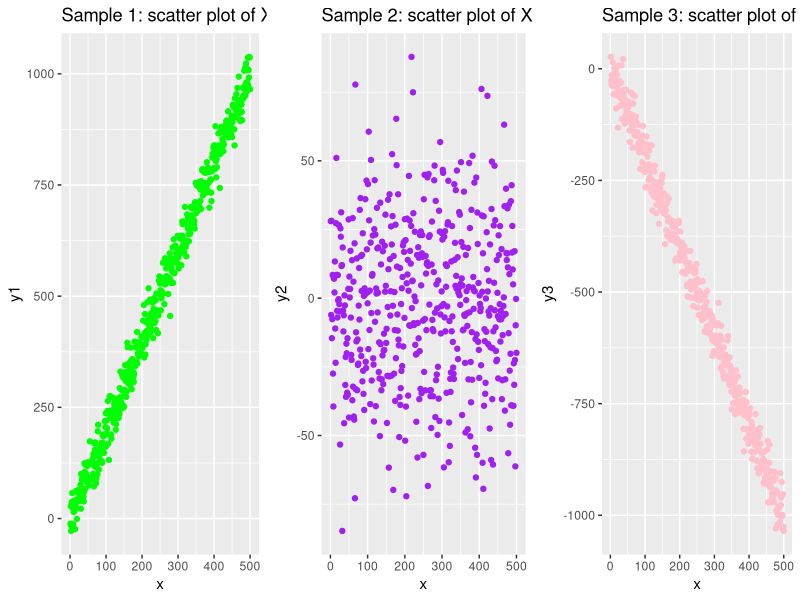
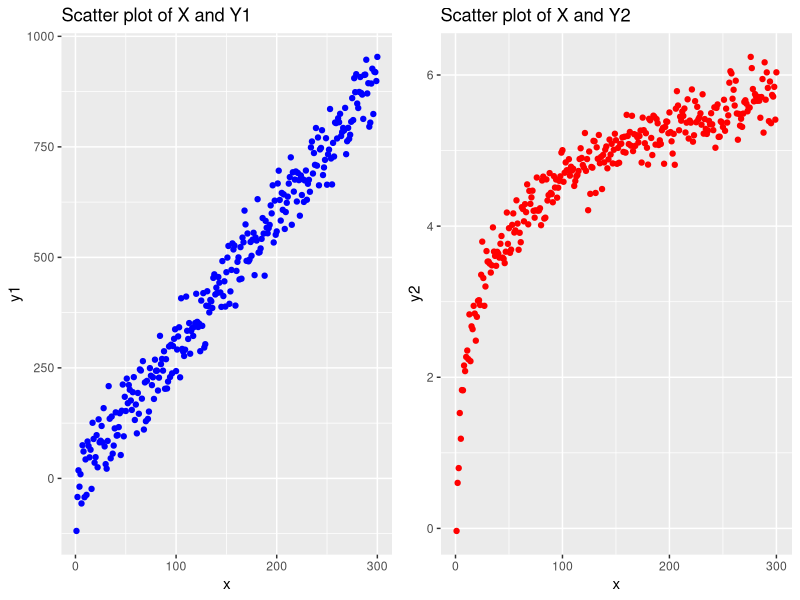

Recreate these plots in R, in order.
## ---- chunk 1
#create different variables and check their correlation
n = 500
x = seq(1, n)
y1 = 2*x + rnorm(n=n, sd=30)
y2 = rnorm(n=n, sd=30)
y3 = -2*x + rnorm(n=n, sd=30)
data = data.frame(x, y1, y2, y3)
## ---- chunk 2
#plot all relationship in order to make it more intuitive
library(ggplot2)
plot1 = ggplot(data, aes(x=x, y=y1)) + geom_point(col="green") + ggtitle("Sample 1: scatter plot of X and Y1")
plot2 = ggplot(data, aes(x=x, y=y2)) + geom_point(col="purple") + ggtitle("Sample 2: scatter plot of X and Y2")
plot3 = ggplot(data, aes(x=x, y=y3)) + geom_point(col="pink") + ggtitle("Sample 3: scatter plot of X and Y3")

library(ggpubr)
ggarrange(plot1, plot2, plot3, ncol=3) 
## ---- chunk 3
#sample1
cat("Correlation between variables from our first sample: r =", cor(data$x,data$y1))

#sample2
cat("Correlation between variables from our second sample: r =", cor(data$x,data$y2))

#sample3
cat("Correlation between variables from our third sample: r =", cor(data$x,data$y3))
## ---- chunk 4
#create different variables and check their correlation
n = 300
x = seq(1, n)
y1 = 3*x + rnorm(n=n, sd=45) 
y2 = log(x) + rnorm(n=n, sd=0.2)
data = data.frame(x, y1, y2)
## ---- chunk 5
#plot both relationship in order to make it more intuitive
library(ggplot2)
plot1 = ggplot(data, aes(x=x, y=y1)) + geom_point(col="blue") + ggtitle("Scatter plot of X and Y1")
plot2 = ggplot(data, aes(x=x, y=y2)) + geom_point(col="red") + ggtitle("Scatter plot of X and Y2")

library(ggpubr)
ggarrange(plot1, plot2) 
## ---- chunk 6

cat("Pearson correlation between variables from our first sample: r =", cor(x,y1), "\nSpearman correlation between variables from our first sample: r =", cor(x,y1, method = "spearman"))

cat("Pearson correlation between variables from our second sample: r =", cor(x,y2), "\nSpearman correlation between variables from our second sample: r =", cor(x,y2, method = "spearman"))
## ---- chunk 7
data("iris")
cor.test(iris$Sepal.Width, iris$Petal.Length)
